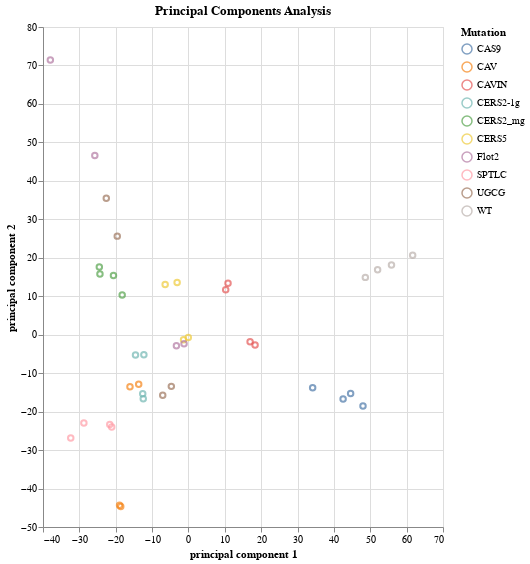

The code cell stored with this chart in its notebook:
### Code cell
# chart principal components
click = alt.selection_point(fields=['Mutation'])

pca= alt.Chart(df_pca).mark_point().encode(
    x='principal component 1:Q',
    y='principal component 2:Q',
    color=alt.condition(click, 'Mutation:N', alt.value('lightgray')),
    tooltip=['Exp', 'Mutation']
).properties(
    width=400,
    height=500,
    title='Principal Components Analysis'
).add_params(
    click
)

pca

### Figure 1 — Vega-Lite specification as saved in the notebook (floating-point values rounded to 4 significant figures)
{"config": {"view": {"continuousWidth": 300, "continuousHeight": 300}}, "data": {"name": "data-78c771df3e07ddcb243bd507c1c34140"}, "mark": {"type": "point"}, "encoding": {"color": {"condition": {"param": "param_1", "field": "Mutation", "type": "nominal"}, "value": "lightgray"}, "tooltip": [{"field": "Exp", "type": "nominal"}, {"field": "Mutation", "type": "nominal"}], "x": {"field": "principal component 1", "type": "quantitative"}, "y": {"field": "principal component 2", "type": "quantitative"}}, "height": 500, "params": [{"name": "param_1", "select": {"type": "point", "fields": ["Mutation"]}}], "title": "Principal Components Analysis", "width": 400, "$schema": "https://vega.github.io/schema/vega-lite/v5.20.1.json", "datasets": {"data-78c771df3e07ddcb243bd507c1c34140": [{"principal component 1": 42.53, "principal component 2": -16.69, "principal component 3": 45.59, "principal component 4": 15.86, "principal component 5": 17.83, "principal component 6": -1.565, "principal component 7": -8.181, "principal component 8": -7.133, "principal component 9": 1.983, "principal component 10": 7.654, "Exp": "CAS9-A", "Mutation": "CAS9"}, {"principal component 1": 44.6, "principal component 2": -15.27, "principal component 3": 43.05, "principal component 4": 16.52, "principal component 5": 10.29, "principal component 6": -3.131, "principal component 7": -12.44, "principal component 8": -10.05, "principal component 9": 59.48, "principal component 10": 18.3, "Exp": "CAS9-A.1", "Mutation": "CAS9"}, {"principal component 1": 48.0, "principal component 2": -18.51, "principal component 3": 39.69, "principal component 4": 38.13, "principal component 5": 23.56, "principal component 6": 0.2007, "principal component 7": 0.7608, "principal component 8": 3.037, "principal component 9": -40.2, "principal component 10": -16.23, "Exp": "CAS9-B", "Mutation": "CAS9"}, {"principal component 1": 34.15, "principal component 2": -13.78, "principal component 3": 27.39, "principal component 4": 26.23, "principal component 5": 13.43, "principal component 6": -4.726, "principal component 7": 0.3674, "principal component 8": 1.541, "principal component 9": -19.17, "principal component 10": -3.243, "Exp": "CAS9-B.1", "Mutation": "CAS9"}, {"principal component 1": -13.68, "principal component 2": -12.91, "principal component 3": -8.432, "principal component 4": 3.588, "principal component 5": 10.2, "principal component 6": 31.26, "principal component 7": 24.53, "principal component 8": 17.28, "principal component 9": 7.758, "principal component 10": -3.299, "Exp": "CAV_A", "Mutation": "CAV"}, {"principal component 1": -16.08, "principal component 2": -13.52, "principal component 3": -8.627, "principal component 4": 1.205, "principal component 5": 9.596, "principal component 6": 30.18, "principal component 7": 22.76, "principal component 8": 10.42, "principal component 9": 7.084, "principal component 10": -1.306, "Exp": "CAV_A.1", "Mutation": "CAV"}, {"principal component 1": -18.95, "principal component 2": -44.33, "principal component 3": 24.14, "principal component 4": -53.57, "principal component 5": 0.6054, "principal component 6": 27.14, "principal component 7": -11.21, "principal component 8": -16.39, "principal component 9": -10.15, "principal component 10": 1.191, "Exp": "CAV_B", "Mutation": "CAV"}, {"principal component 1": -18.62, "principal component 2": -44.65, "principal component 3": 22.06, "principal component 4": -51.34, "principal component 5": 1.049, "principal component 6": 26.03, "principal component 7": -12.19, "principal component 8": -3.225, "principal component 9": -6.6, "principal component 10": -2.15, "Exp": "CAV_B.1", "Mutation": "CAV"}, {"principal component 1": 10.88, "principal component 2": 13.37, "principal component 3": -1.984, "principal component 4": 0.2826, "principal component 5": 3.993, "principal component 6": 20.53, "principal component 7": 17.49, "principal component 8": 2.533, "principal component 9": 1.907, "principal component 10": 4.65, "Exp": "CAVIN_A", "Mutation": "CAVIN"}, {"principal component 1": 10.24, "principal component 2": 11.7, "principal component 3": -3.973, "principal component 4": -2.147, "principal component 5": -0.2968, "principal component 6": 18.12, "principal component 7": 18.14, "principal component 8": 0.07478, "principal component 9": 3.367, "principal component 10": 7.465, "Exp": "CAVIN_A.1", "Mutation": "CAVIN"}, {"principal component 1": 16.95, "principal component 2": -1.862, "principal component 3": -15.44, "principal component 4": 2.34, "principal component 5": -1.492, "principal component 6": 14.78, "principal component 7": 15.39, "principal component 8": 16.37, "principal component 9": 9.502, "principal component 10": -6.035, "Exp": "CAVIN_B", "Mutation": "CAVIN"}, {"principal component 1": 18.32, "principal component 2": -2.697, "principal component 3": -13.99, "principal component 4": 2.773, "principal component 5": -0.401, "principal component 6": 16.28, "principal component 7": 16.29, "principal component 8": 15.64, "principal component 9": 10.2, "principal component 10": -5.213, "Exp": "CAVIN_B.1", "Mutation": "CAVIN"}, {"principal component 1": -24.34, "principal component 2": 15.78, "principal component 3": -5.949, "principal component 4": -0.2644, "principal component 5": 16.24, "principal component 6": -10.28, "principal component 7": -0.9985, "principal component 8": -11.83, "principal component 9": -4.726, "principal component 10": 10.39, "Exp": "CERS2_mg-A", "Mutation": "CERS2_mg"}, {"principal component 1": -24.51, "principal component 2": 17.59, "principal component 3": -4.581, "principal component 4": 0.05153, "principal component 5": 13.51, "principal component 6": -9.533, "principal component 7": 0.8032, "principal component 8": -9.605, "principal component 9": -3.269, "principal component 10": 11.77, "Exp": "CERS2_mg-A.1", "Mutation": "CERS2_mg"}, {"principal component 1": -20.62, "principal component 2": 15.37, "principal component 3": -10.77, "principal component 4": 2.868, "principal component 5": 21.45, "principal component 6": -6.942, "principal component 7": -6.971, "principal component 8": -11.8, "principal component 9": -0.2537, "principal component 10": 0.2971, "Exp": "CERS2_mg-B", "Mutation": "CERS2_mg"}, {"principal component 1": -18.22, "principal component 2": 10.3, "principal component 3": -12.35, "principal component 4": 0.6729, "principal component 5": 21.7, "principal component 6": -8.164, "principal component 7": 1.589, "principal component 8": -10.69, "principal component 9": -1.156, "principal component 10": 5.112, "Exp": "CERS2_mg-B.1", "Mutation": "CERS2_mg"}, {"principal component 1": -12.26, "principal component 2": -5.226, "principal component 3": -19.99, "principal component 4": 2.494, "principal component 5": 5.837, "principal component 6": -13.87, "principal component 7": 0.8705, "principal component 8": 1.518, "principal component 9": 3.557, "principal component 10": -4.197, "Exp": "CERS2-1g_A", "Mutation": "CERS2-1g"}, {"principal component 1": -14.56, "principal component 2": -5.298, "principal component 3": -19.37, "principal component 4": 0.8883, "principal component 5": 1.666, "principal component 6": -14.5, "principal component 7": -2.354, "principal component 8": -0.008805, "principal component 9": 2.783, "principal component 10": -3.224, "Exp": "CERS2-1g_A.1", "Mutation": "CERS2-1g"}, {"principal component 1": -12.58, "principal component 2": -15.37, "principal component 3": -5.215, "principal component 4": -22.79, "principal component 5": 15.11, "principal component 6": -22.91, "principal component 7": -7.478, "principal component 8": -1.184, "principal component 9": -1.005, "principal component 10": -2.991, "Exp": "CERS2-1g_B", "Mutation": "CERS2-1g"}, {"principal component 1": -12.43, "principal component 2": -16.66, "principal component 3": -1.405, "principal component 4": -25.02, "principal component 5": 10.86, "principal component 6": -28.29, "principal component 7": -10.36, "principal component 8": 3.79, "principal component 9": 3.384, "principal component 10": -5.39, "Exp": "CERS2-1g_B.1", "Mutation": "CERS2-1g"}, {"principal component 1": -0.04552, "principal component 2": -0.7181, "principal component 3": -21.08, "principal component 4": 1.712, "principal component 5": 18.21, "principal component 6": -5.711, "principal component 7": 4.692, "principal component 8": -3.13, "principal component 9": 0.005819, "principal component 10": -0.4114, "Exp": "CERS5-A", "Mutation": "CERS5"}, {"principal component 1": -1.348, "principal component 2": -1.317, "principal component 3": -21.96, "principal component 4": 3.063, "principal component 5": 20.32, "principal component 6": -5.55, "principal component 7": 3.853, "principal component 8": -3.906, "principal component 9": -1.417, "principal component 10": 0.2178, "Exp": "CERS5-A.1", "Mutation": "CERS5"}, {"principal component 1": -6.404, "principal component 2": 13.02, "principal component 3": -7.005, "principal component 4": -3.209, "principal component 5": 15.9, "principal component 6": -4.678, "principal component 7": 1.677, "principal component 8": -8.372, "principal component 9": -3.03, "principal component 10": 12.82, "Exp": "CERS5-B", "Mutation": "CERS5"}, {"principal component 1": -3.113, "principal component 2": 13.58, "principal component 3": -8.925, "principal component 4": -3.565, "principal component 5": 20.65, "principal component 6": -2.159, "principal component 7": 6.381, "principal component 8": -11.45, "principal component 9": -3.925, "principal component 10": 10.0, "Exp": "CERS5-B.1", "Mutation": "CERS5"}, {"principal component 1": -25.75, "principal component 2": 46.6, "principal component 3": 12.28, "principal component 4": 4.357, "principal component 5": 5.439, "principal component 6": 10.29, "principal component 7": -4.155, "principal component 8": -1.118, "principal component 9": 1.437, "principal component 10": 6.384, "Exp": "Flot2-A", "Mutation": "Flot2"}, {"principal component 1": -37.98, "principal component 2": 71.41, "principal component 3": 27.23, "principal component 4": 8.861, "principal component 5": 4.146, "principal component 6": 31.89, "principal component 7": -49.49, "principal component 8": 19.64, "principal component 9": 2.647, "principal component 10": -21.73, "Exp": "Flot2-A.1", "Mutation": "Flot2"}, {"principal component 1": -3.309, "principal component 2": -2.869, "principal component 3": -17.36, "principal component 4": 6.664, "principal component 5": 10.54, "principal component 6": -11.53, "principal component 7": -0.7961, "principal component 8": 5.703, "principal component 9": 1.782, "principal component 10": -9.567, "Exp": "Flot2-B", "Mutation": "Flot2"}, {"principal component 1": -1.218, "principal component 2": -2.354, "principal component 3": -18.89, "principal component 4": 7.521, "principal component 5": 8.695, "principal component 6": -12.16, "principal component 7": -1.503, "principal component 8": 3.739, "principal component 9": 0.8193, "principal component 10": -9.527, "Exp": "Flot2-B.1", "Mutation": "Flot2"}, {"principal component 1": -28.76, "principal component 2": -22.94, "principal component 3": -10.15, "principal component 4": 27.37, "principal component 5": -30.62, "principal component 6": 2.172, "principal component 7": -6.629, "principal component 8": -9.666, "principal component 9": -3.12, "principal component 10": 0.5272, "Exp": "SPTLC_A", "Mutation": "SPTLC"}, {"principal component 1": -32.37, "principal component 2": -26.84, "principal component 3": -10.91, "principal component 4": 37.98, "principal component 5": -45.81, "principal component 6": 6.516, "principal component 7": -22.09, "principal component 8": -21.29, "principal component 9": 1.349, "principal component 10": 10.77, "Exp": "SPTLC_A.1", "Mutation": "SPTLC"}, {"principal component 1": -21.64, "principal component 2": -23.37, "principal component 3": -10.53, "principal component 4": 27.59, "principal component 5": -19.98, "principal component 6": 3.339, "principal component 7": -1.399, "principal component 8": -1.507, "principal component 9": -3.347, "principal component 10": -1.498, "Exp": "SPTLC_B", "Mutation": "SPTLC"}, {"principal component 1": -21.1, "principal component 2": -24.02, "principal component 3": -11.34, "principal component 4": 28.53, "principal component 5": -20.23, "principal component 6": 8.81, "principal component 7": 2.146, "principal component 8": 1.876, "principal component 9": -2.895, "principal component 10": -0.8688, "Exp": "SPTLC_B.1", "Mutation": "SPTLC"}, {"principal component 1": -19.58, "principal component 2": 25.63, "principal component 3": 39.98, "principal component 4": -10.43, "principal component 5": -30.53, "principal component 6": -14.84, "principal component 7": 17.49, "principal component 8": 26.67, "principal component 9": -19.56, "principal component 10": 51.7, "Exp": "UGCG-A", "Mutation": "UGCG"}, {"principal component 1": -22.6, "principal component 2": 35.48, "principal component 3": 51.98, "principal component 4": -11.14, "principal component 5": -33.87, "principal component 6": -17.47, "principal component 7": 44.47, "principal component 8": -33.48, "principal component 9": 7.488, "principal component 10": -37.27, "Exp": "UGCG-A.1", "Mutation": "UGCG"}, {"principal component 1": -7.074, "principal component 2": -15.77, "principal component 3": 10.28, "principal component 4": -10.81, "principal component 5": -13.94, "principal component 6": -26.14, "principal component 7": -5.331, "principal component 8": 31.92, "principal component 9": 5.418, "principal component 10": -12.59, "Exp": "UGCG-B", "Mutation": "UGCG"}, {"principal component 1": -4.71, "principal component 2": -13.44, "principal component 3": 11.14, "principal component 4": -8.343, "principal component 5": -17.05, "principal component 6": -29.27, "principal component 7": -3.244, "principal component 8": 34.03, "principal component 9": 8.906, "principal component 10": -11.62, "Exp": "UGCG-B.1", "Mutation": "UGCG"}, {"principal component 1": 55.83, "principal component 2": 18.12, "principal component 3": -25.48, "principal component 4": -14.28, "principal component 5": -16.01, "principal component 6": 3.363, "principal component 7": -3.994, "principal component 8": -3.89, "principal component 9": -3.818, "principal component 10": 1.824, "Exp": "WT_A", "Mutation": "WT"}, {"principal component 1": 61.66, "principal component 2": 20.66, "principal component 3": -25.04, "principal component 4": -13.79, "principal component 5": -24.29, "principal component 6": 8.985, "principal component 7": -4.565, "principal component 8": -3.924, "principal component 9": -7.23, "principal component 10": -3.326, "Exp": "WT_A.1", "Mutation": "WT"}, {"principal component 1": 52.02, "principal component 2": 16.9, "principal component 3": -17.81, "principal component 4": -18.58, "principal component 5": -25.67, "principal component 6": -2.845, "principal component 7": -14.63, "principal component 8": -8.559, "principal component 9": -3.397, "principal component 10": -1.492, "Exp": "WT_B", "Mutation": "WT"}, {"principal component 1": 48.64, "principal component 2": 14.9, "principal component 3": -16.22, "principal component 4": -18.28, "principal component 5": -20.65, "principal component 6": -3.621, "principal component 7": -9.688, "principal component 8": -3.594, "principal component 9": -2.57, "principal component 10": 2.104, "Exp": "WT_B.1", "Mutation": "WT"}]}}
